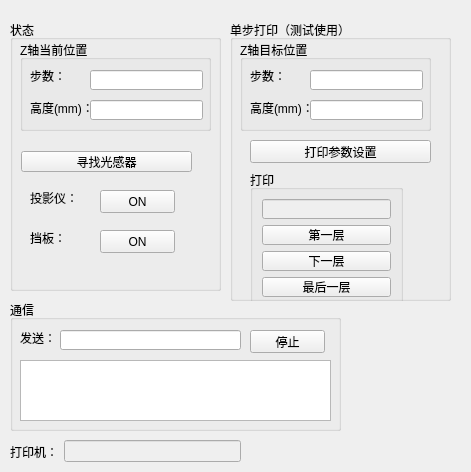
<?xml version="1.0" encoding="UTF-8"?>
<ui version="4.0">
 <class>Terminal</class>
 <widget class="QWidget" name="Terminal">
  <property name="enabled">
   <bool>true</bool>
  </property>
  <property name="geometry">
   <rect>
    <x>0</x>
    <y>0</y>
    <width>471</width>
    <height>472</height>
   </rect>
  </property>
  <property name="maximumSize">
   <size>
    <width>471</width>
    <height>500</height>
   </size>
  </property>
  <property name="windowTitle">
   <string>终端操作</string>
  </property>
  <widget class="QGroupBox" name="groupBox_4">
   <property name="geometry">
    <rect>
     <x>10</x>
     <y>300</y>
     <width>331</width>
     <height>131</height>
    </rect>
   </property>
   <property name="title">
    <string>通信</string>
   </property>
   <widget class="QTextEdit" name="textEditCommOut">
    <property name="geometry">
     <rect>
      <x>10</x>
      <y>60</y>
      <width>311</width>
      <height>61</height>
     </rect>
    </property>
   </widget>
   <widget class="QLabel" name="label_7">
    <property name="geometry">
     <rect>
      <x>10</x>
      <y>30</y>
      <width>41</width>
      <height>16</height>
     </rect>
    </property>
    <property name="text">
     <string>发送：</string>
    </property>
   </widget>
   <widget class="QLineEdit" name="lineEditCommand">
    <property name="geometry">
     <rect>
      <x>50</x>
      <y>30</y>
      <width>181</width>
      <height>20</height>
     </rect>
    </property>
   </widget>
   <widget class="QPushButton" name="pushButtonStop">
    <property name="geometry">
     <rect>
      <x>240</x>
      <y>30</y>
      <width>75</width>
      <height>23</height>
     </rect>
    </property>
    <property name="text">
     <string>停止</string>
    </property>
   </widget>
  </widget>
  <widget class="QGroupBox" name="groupBox_5">
   <property name="geometry">
    <rect>
     <x>10</x>
     <y>20</y>
     <width>211</width>
     <height>271</height>
    </rect>
   </property>
   <property name="title">
    <string>状态</string>
   </property>
   <widget class="QGroupBox" name="groupBox_3">
    <property name="geometry">
     <rect>
      <x>10</x>
      <y>20</y>
      <width>191</width>
      <height>91</height>
     </rect>
    </property>
    <property name="title">
     <string>Z轴当前位置</string>
    </property>
    <widget class="QLabel" name="label_5">
     <property name="geometry">
      <rect>
       <x>10</x>
       <y>30</y>
       <width>54</width>
       <height>12</height>
      </rect>
     </property>
     <property name="text">
      <string>步数：</string>
     </property>
    </widget>
    <widget class="QLabel" name="label_6">
     <property name="geometry">
      <rect>
       <x>10</x>
       <y>60</y>
       <width>71</width>
       <height>16</height>
      </rect>
     </property>
     <property name="text">
      <string>高度(mm)：</string>
     </property>
    </widget>
    <widget class="QLineEdit" name="lineEditCurZPosInPU">
     <property name="enabled">
      <bool>true</bool>
     </property>
     <property name="geometry">
      <rect>
       <x>70</x>
       <y>30</y>
       <width>113</width>
       <height>20</height>
      </rect>
     </property>
    </widget>
    <widget class="QLineEdit" name="lineEditCurZPosInMM">
     <property name="enabled">
      <bool>true</bool>
     </property>
     <property name="geometry">
      <rect>
       <x>70</x>
       <y>60</y>
       <width>113</width>
       <height>20</height>
      </rect>
     </property>
    </widget>
   </widget>
   <widget class="QPushButton" name="pushButtonCmdReset">
    <property name="geometry">
     <rect>
      <x>11</x>
      <y>131</y>
      <width>171</width>
      <height>21</height>
     </rect>
    </property>
    <property name="text">
     <string>寻找光感器</string>
    </property>
   </widget>
   <widget class="QLabel" name="label">
    <property name="geometry">
     <rect>
      <x>20</x>
      <y>170</y>
      <width>48</width>
      <height>16</height>
     </rect>
    </property>
    <property name="text">
     <string>投影仪：</string>
    </property>
   </widget>
   <widget class="QPushButton" name="pushButtonProjPower">
    <property name="geometry">
     <rect>
      <x>90</x>
      <y>170</y>
      <width>75</width>
      <height>23</height>
     </rect>
    </property>
    <property name="text">
     <string>ON</string>
    </property>
   </widget>
   <widget class="QLabel" name="label_2">
    <property name="geometry">
     <rect>
      <x>20</x>
      <y>210</y>
      <width>36</width>
      <height>16</height>
     </rect>
    </property>
    <property name="text">
     <string>挡板：</string>
    </property>
   </widget>
   <widget class="QPushButton" name="pushButtonBoard">
    <property name="geometry">
     <rect>
      <x>90</x>
      <y>210</y>
      <width>75</width>
      <height>23</height>
     </rect>
    </property>
    <property name="text">
     <string>ON</string>
    </property>
   </widget>
  </widget>
  <widget class="QGroupBox" name="groupBox">
   <property name="geometry">
    <rect>
     <x>230</x>
     <y>20</y>
     <width>221</width>
     <height>281</height>
    </rect>
   </property>
   <property name="title">
    <string>单步打印（测试使用）</string>
   </property>
   <widget class="QGroupBox" name="groupBox_6">
    <property name="geometry">
     <rect>
      <x>10</x>
      <y>20</y>
      <width>191</width>
      <height>91</height>
     </rect>
    </property>
    <property name="title">
     <string>Z轴目标位置</string>
    </property>
    <widget class="QLabel" name="label_9">
     <property name="geometry">
      <rect>
       <x>10</x>
       <y>30</y>
       <width>54</width>
       <height>12</height>
      </rect>
     </property>
     <property name="text">
      <string>步数：</string>
     </property>
    </widget>
    <widget class="QLabel" name="label_10">
     <property name="geometry">
      <rect>
       <x>10</x>
       <y>60</y>
       <width>71</width>
       <height>16</height>
      </rect>
     </property>
     <property name="text">
      <string>高度(mm)：</string>
     </property>
    </widget>
    <widget class="QLineEdit" name="lineEditTgtZPU">
     <property name="enabled">
      <bool>true</bool>
     </property>
     <property name="geometry">
      <rect>
       <x>70</x>
       <y>30</y>
       <width>113</width>
       <height>20</height>
      </rect>
     </property>
    </widget>
    <widget class="QLineEdit" name="lineEditTgtZMM">
     <property name="enabled">
      <bool>true</bool>
     </property>
     <property name="geometry">
      <rect>
       <x>70</x>
       <y>60</y>
       <width>113</width>
       <height>20</height>
      </rect>
     </property>
    </widget>
   </widget>
   <widget class="QPushButton" name="pushButtonCycleSettings">
    <property name="geometry">
     <rect>
      <x>20</x>
      <y>120</y>
      <width>181</width>
      <height>23</height>
     </rect>
    </property>
    <property name="text">
     <string>打印参数设置</string>
    </property>
   </widget>
   <widget class="QGroupBox" name="groupBox_2">
    <property name="geometry">
     <rect>
      <x>20</x>
      <y>150</y>
      <width>153</width>
      <height>139</height>
     </rect>
    </property>
    <property name="title">
     <string>打印</string>
    </property>
    <layout class="QVBoxLayout" name="verticalLayout_2">
     <item>
      <widget class="QLineEdit" name="lineEditCycleStatus">
       <property name="enabled">
        <bool>false</bool>
       </property>
      </widget>
     </item>
     <item>
      <widget class="QPushButton" name="pushButtonPrintBase">
       <property name="text">
        <string>第一层</string>
       </property>
      </widget>
     </item>
     <item>
      <widget class="QPushButton" name="pushButtonPrintNext">
       <property name="text">
        <string>下一层</string>
       </property>
      </widget>
     </item>
     <item>
      <widget class="QPushButton" name="pushButtonPrintFinal">
       <property name="text">
        <string>最后一层</string>
       </property>
      </widget>
     </item>
    </layout>
   </widget>
  </widget>
  <widget class="QWidget" name="layoutWidget">
   <property name="geometry">
    <rect>
     <x>10</x>
     <y>440</y>
     <width>231</width>
     <height>23</height>
    </rect>
   </property>
   <layout class="QHBoxLayout" name="horizontalLayout_3">
    <item>
     <widget class="QLabel" name="label_3">
      <property name="text">
       <string>打印机：</string>
      </property>
     </widget>
    </item>
    <item>
     <widget class="QLineEdit" name="commStatus">
      <property name="enabled">
       <bool>false</bool>
      </property>
     </widget>
    </item>
   </layout>
  </widget>
 </widget>
 <resources/>
 <connections/>
</ui>
